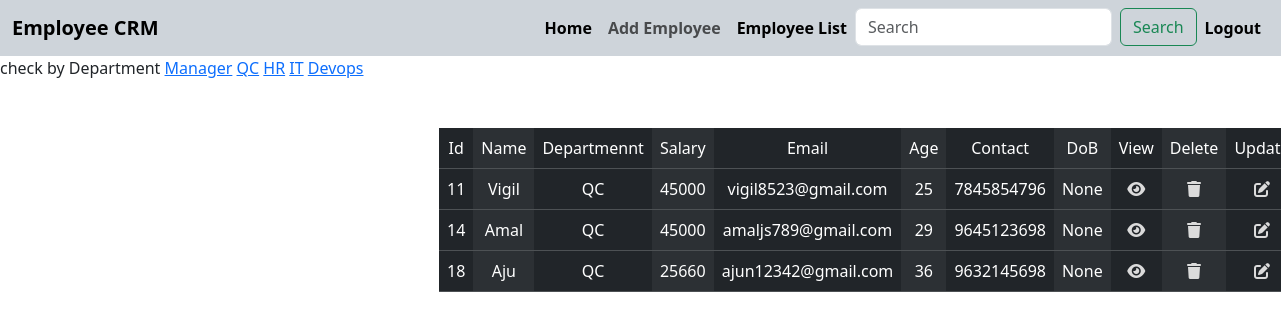
/employee/all?department=QC (signed in), run on the app's committed database.
### crm/models.py (models this page shows, shortened)
class Employee(models.Model):
    name=models.CharField(max_length=100)
    department=models.CharField(max_length=100)
    salary=models.PositiveIntegerField()
    email=models.EmailField(unique=True)
    age=models.PositiveIntegerField()
    contact=models.CharField(max_length=200,null=True)
    profile_photo=models.ImageField(upload_to="images",null=True,blank=True)
    dob=models.DateField(null=True,blank=True)

### crm/views.py (the view, shortened to what this page needs)
# urls.py: path('employee/all',views.EmployeeListView.as_view(),name="emplist"),
@method_decorator(signin_required,name="dispatch")
class EmployeeListView(View):
    def get(self,request,*args,**kwargs):
        qs=Employee.objects.all()
        department=Employee.objects.all().values_list("department",flat=True).distinct()
        print(department)
        if "department"  in request.GET:
            dept=request.GET.get("department")
            qs=qs.filter(department__iexact=dept)
        return render(request,"emplist.html",{"data":qs,"department":department})

### crm/views.py (called while the page is built)
def signin_required(fn):
    def wrapper(request,*args,**kwargs):
        if not request.user.is_authenticated:
            messages.error(request,"invalid session")
            return redirect("login")
        else:
            return fn(request,*args,**kwargs)
    return wrapper

### crm/templates/emplist.html
{%extends 'base.html'%}
{%block body_block%}
<div>
    check by Department
    {%for dep in department%}
    <a href="{%url 'emplist'%}?department={{dep}}">{{dep}}</a>
    {%endfor%}
</div>
<section class="emp_list">
    <div class="employe_add">
        <div class="container-fluid text-center">
            <div class="row mt-5 ">
                <div class="col-4"></div>
                <div class="col-4">
                    <table class="table table-dark  table-striped-columns">
           <tr>
                            <td>Id</td>
                            <td>Name</td>
                            <td>Departmennt</td>
                            <td>Salary</td>
                            <td>Email</td>
                            <td>Age</td>
                            <td>Contact</td>
                            <td>DoB</td>
                            <td> View </td>
                            <td> Delete </td>
                            <td>Update</td>
                        </tr>
                        {%for empdata in data%}
                        <tr>
                            <td>{{empdata.id}}</td>
                            <td>{{empdata.name}}</td>
                            <td>{{empdata.department}}</td>
                            <td>{{empdata.salary}}</td>
                            <td>{{empdata.email}}</td>
                            <td>{{empdata.age}}</td>
                            <td>{{empdata.contact}}</td>
                            <td>{{empdata.dob}}</td>
                            <div>
                                <td>
                                    <a href="{%url 'empdetail' empdata.id%}"><i class="fa-solid fa-eye" style="color: #dbdbdb;"></i></a>
                                </td>
                                <td>
                                    <a href="{%url 'deleteemp' empdata.id%}"><i class="fa-solid fa-trash" style="color: #dbdbdb;"></i></a>
                                </td>
                                <td>
                                    <a href="{%url 'updateemp' empdata.id%}"><i class="fa-solid fa-pen-to-square" style="color: #dbdbdb;"></i></a>
                                </td>
                            </div>
                        </tr>
                        {%endfor%}
                    </table>
                </div>
            </div>
        </div>
    </div>
    {%endblock%}

### data on the page
Employee: id "11", name "Vigil", department "QC", salary "45000", email "vigil8523@gmail.com", age "25", contact "7845854796", dob "None"
Employee: id "14", name "Amal", department "QC", salary "45000", email "amaljs789@gmail.com", age "29", contact "9645123698", dob "None"
Employee: id "18", name "Aju", department "QC", salary "25660", email "ajun12342@gmail.com", age "36", contact "9632145698", dob "None"

### other printed values
{{ dep }} "Manager" "QC" "HR" "IT" "Devops"
